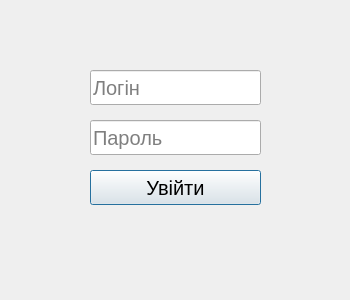
<?xml version="1.0" encoding="UTF-8"?>
<ui version="4.0">
 <class>LoginForm</class>
 <widget class="QDialog" name="LoginForm">
  <property name="geometry">
   <rect>
    <x>0</x>
    <y>0</y>
    <width>350</width>
    <height>300</height>
   </rect>
  </property>
  <property name="windowTitle">
   <string>Вікно авторизації</string>
  </property>
  <property name="windowIcon">
   <iconset theme="QIcon::ThemeIcon::SystemLogOut"/>
  </property>
  <widget class="QLineEdit" name="leEmail">
   <property name="geometry">
    <rect>
     <x>90</x>
     <y>70</y>
     <width>171</width>
     <height>35</height>
    </rect>
   </property>
   <property name="font">
    <font>
     <pointsize>15</pointsize>
    </font>
   </property>
   <property name="placeholderText">
    <string>Логін</string>
   </property>
  </widget>
  <widget class="QLineEdit" name="lePassword">
   <property name="geometry">
    <rect>
     <x>90</x>
     <y>120</y>
     <width>171</width>
     <height>35</height>
    </rect>
   </property>
   <property name="font">
    <font>
     <pointsize>15</pointsize>
    </font>
   </property>
   <property name="placeholderText">
    <string>Пароль</string>
   </property>
  </widget>
  <widget class="QPushButton" name="pbLogIn">
   <property name="geometry">
    <rect>
     <x>90</x>
     <y>170</y>
     <width>171</width>
     <height>35</height>
    </rect>
   </property>
   <property name="font">
    <font>
     <pointsize>15</pointsize>
    </font>
   </property>
   <property name="text">
    <string>Увійти</string>
   </property>
  </widget>
 </widget>
 <resources/>
 <connections/>
</ui>
